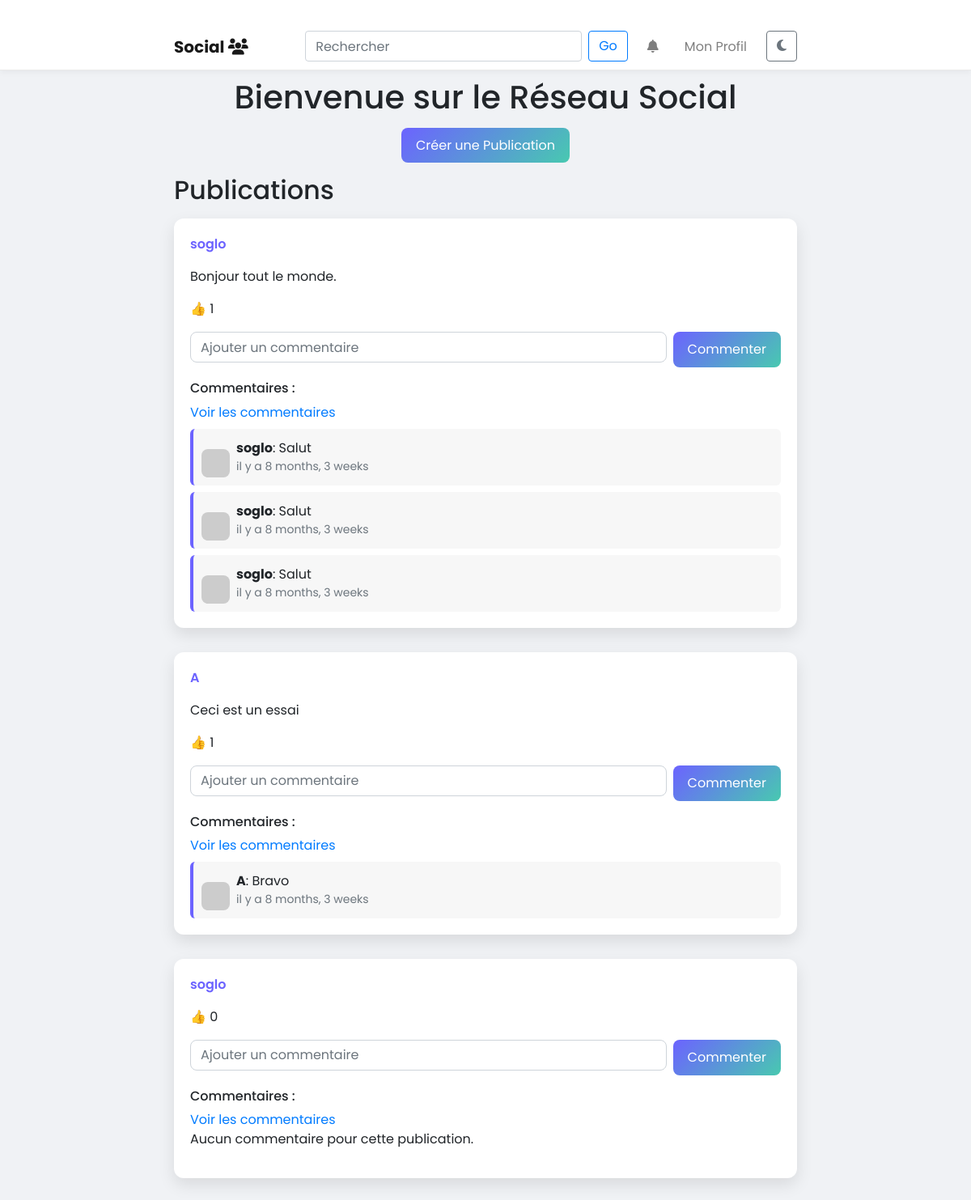
The app's page /social/home/ (signed in) with its own data.
### Social/models.py (models this page shows, shortened)
class Post(models.Model):
    user = models.ForeignKey(User, on_delete=models.CASCADE)
    content = models.TextField()
    likes = models.ManyToManyField(User, related_name='liked_posts', blank=True)
    created_at = models.DateTimeField(auto_now_add=True)

class Comment(models.Model):
    user = models.ForeignKey(User, on_delete=models.CASCADE)
    post = models.ForeignKey(Post, on_delete=models.CASCADE)
    content = models.TextField()
    created_at = models.DateTimeField(auto_now_add=True)

### Social/views.py (the view)
# urls.py: path('home/', home, name='home'),
@login_required
def home(request):
       posts = Post.objects.all()
       return render(request, 'Social/home.html', {'posts': posts})

### Social/templates/Social/home.html (shortened to what this page needs)
<!DOCTYPE html>
<html lang="fr">
<head>
    <link href="https://cdn.jsdelivr.net/npm/bootstrap@4.6.2/dist/css/bootstrap.min.css" rel="stylesheet" />
    <link href="https://cdnjs.cloudflare.com/ajax/libs/font-awesome/6.4.0/css/all.min.css" rel="stylesheet" />
</head>
<body>
    <nav class="navbar navbar-expand-lg navbar-light fixed-top">
        <div class="container">
            <a class="navbar-brand" href="{% url 'home' %}">
                Social <i class="fas fa-users"></i>
            </a>
            <div class="collapse navbar-collapse justify-content-end" id="navbarNav">
                <ul class="navbar-nav">
                    <li class="nav-item">
                        <form class="form-inline" method="GET" action="{% url 'home' %}">
                            <input class="form-control mr-2" type="search" placeholder="Rechercher" name="q">
                            <button class="btn btn-outline-primary" type="submit">Go</button>
                        </form>
                    </li>
                    <li class="nav-item position-relative ml-3">
                        <a class="nav-link" href="{% url 'notifications' %}" aria-label="Voir les notifications">
                            <i class="fas fa-bell"></i>
                        </a>
                    </li>
                    <li class="nav-item ml-3">
                        <a class="nav-link" href="{% url 'profile' %}">Mon Profil</a>
                    </li>
                    <li class="nav-item ml-3">
                        <button id="darkModeToggle" class="btn btn-outline-secondary"
                            aria-label="Basculer le mode sombre">
                            <i id="darkModeIcon" class="fas fa-moon"></i>
                        </button>
                    </li>
                </ul>
            </div>
        </div>
    </nav>
    <div class="container mt-5 pt-5">
        <h1 class="mb-4 text-center">Bienvenue sur le Réseau Social</h1>
        <div class="text-center mb-4">
            <a href="{% url 'create_post' %}" class="btn-primary-custom">Créer une Publication</a>
        </div>
        <h2 class="mb-3">Publications</h2>
        {% for post in posts %}
        <div class="card-post">
            <div class="card-body">
                <p class="username">{{ post.user.username }}</p>
                <p class="post-content">{{ post.content }}</p>
                <p class="mt-2">👍 {{ post.likes.count }}</p>
                <form class="mt-3" method="POST" action="{% url 'add_comment' post.id %}">
                    <div class="d-flex">
                        <input type="text" name="content" class="form-control mr-2" placeholder="Ajouter un commentaire"
                            required>
                        <button type="submit" class="btn-primary-custom">Commenter</button>
                    </div>
                </form>
                <h6 class="mt-3">Commentaires :</h6>
                <a href="{% url 'post_detail' post.id %}">Voir les commentaires</a>
                {% for comment in post.comment_set.all %}
                <div class="comment mt-2 d-flex align-items-center">
                    <img src="https://via.placeholder.com/35" class="avatar" alt="avatar utilisateur">
                    <div>
                        <strong>{{ comment.user.username }}</strong>: {{ comment.content }}
                        <div class="text-muted small">il y a {{ comment.created_at|timesince }}</div>
                    </div>
                </div>
                {% empty %}
                <p>Aucun commentaire pour cette publication.</p>
                {% endfor %}
            </div>
        </div>
        {% empty %}
        <p>Aucune publication à afficher.</p>
        {% endfor %}
    </div>
</body>
</html>

### Social/templates/Social/home.html (style rules this page uses)
body { font-family: 'Poppins', sans-serif; background-color: #f0f2f5; transition: background-color 0.4s ease, color 0.4s ease; }
.navbar { background: #fff; border-bottom: 1px solid #eaeaea; box-shadow: 0 2px 8px rgba(0, 0, 0, 0.05); }
.navbar-brand { font-weight: 700; color: #6C63FF; }
.nav-link { color: #333; }
.container { max-width: 800px; margin-top: 30px; }
.card-post { border: none; border-radius: 12px; background-color: #fff; box-shadow: 0 8px 20px rgba(0, 0, 0, 0.1); margin-bottom: 30px; opacity: 0; transform: translateY(30px); transition: all 0.6s ease; }
.card-post.visible { opacity: 1; transform: translateY(0); }
.card-post .card-body { padding: 20px; }
.card-post .username { font-weight: 600; color: #6C63FF; }
.card-post .post-content { margin-top: 10px; }
.card-post img { max-width: 100%; border-radius: 8px; margin-top: 15px; }
.btn-primary-custom { background: linear-gradient(135deg, #6C63FF, #48C9B0); border: none; border-radius: 8px; color: white; padding: 10px 18px; transition: all 0.4s ease; }
.comment { margin-top: 15px; padding: 10px; background: #f7f7f7; border-left: 4px solid #6C63FF; border-radius: 6px; }
.avatar { width: 35px; height: 35px; border-radius: 50%; margin-right: 8px; }
input[type="text"] { border-radius: 8px; }
#darkModeToggle i { transition: transform 0.5s ease; }

### records on screen
Post: user.username "soglo", content "Bonjour tout le monde.", likes.count "1"
Comment: user.username "soglo", content "Salut", created_at "8 months, 3 weeks"
Comment: user.username "soglo", content "Salut", created_at "8 months, 3 weeks"
Comment: user.username "soglo", content "Salut", created_at "8 months, 3 weeks"
Post: user.username "A", content "Ceci est un essai", likes.count "1"
Comment: user.username "A", content "Bravo", created_at "8 months, 3 weeks"
Post: user.username "soglo", likes.count "0"
